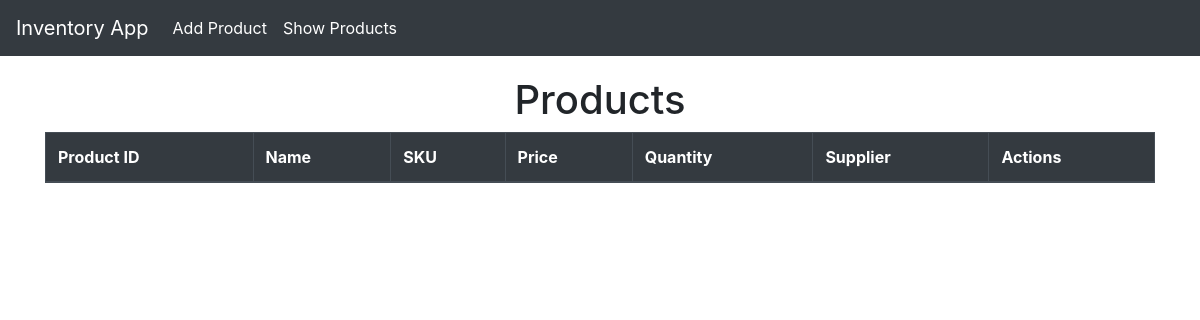
The page /list/ on the database as committed earlier.
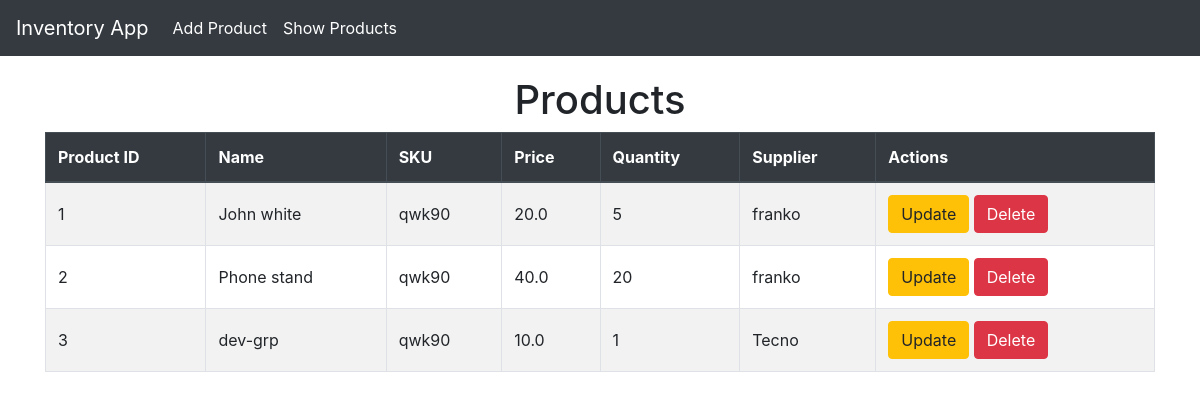
The same page on the database as committed later.
### inventory/models.py (models this page shows, shortened)
class Product(models.Model):
    name = models.CharField(max_length=100)
    description = models.CharField(max_length=100)
    sku = models.CharField(max_length=100)
    price = models.FloatField()
    quantity = models.IntegerField()
    supplier = models.CharField(max_length=100)

### inventory/views.py (the view)
# urls.py: path('list/', views.ProductListView, name='product-list'),
def ProductListView(request):
    products = Product.objects.all()
    context = {'products':products}
    return render(request, 'inventory/product-list.html', context)

### inventory/templates/inventory/product-list.html (shortened to what this page needs)
{% extends 'Inventory/layout.html' %}
{% block content %}
    <h1 class="text-center">Products</h1>
    <table class="table table-bordered table-striped ">
        <thead class="thead-dark">
            <tr>
                <th>Product ID</th>
                <th>Name</th>
                <th>SKU</th>
                <th>Price</th>
                <th>Quantity</th>
                <th>Supplier</th>
                <th>Actions</th>
            </tr>
        </thead>
        <tbody>
            {% for product in products %}
            <tr>
                <td>{{ product.id }} </td>
                <td>{{ product.name }} </td>
                <td>{{ product.sku }} </td>
                <td>{{ product.price }} </td>
                <td>{{ product.quantity }} </td>
                <td>{{ product.supplier }} </td>
                <td>
                    <a href="{% url 'product-update' product.id %}" class="btn btn-warning" >Update</a>
                    <a href="{% url 'product-delete' product.id %}" class="btn btn-danger" >Delete</a>
                </td>
            </tr>
            {% endfor %}
        </tbody>
    </table>
{% endblock %}

### inventory/templates/inventory/layout.html (shortened to what this page needs)
<!DOCTYPE html>
<html lang="en">
<head>
    <link href="https://cdn.jsdelivr.net/npm/bootstrap@4.5.2/dist/css/bootstrap.min.css" rel="stylesheet">
</head>
<body>
    <nav class="navbar navbar-expand-lg navbar-dark fixed-top">
        <a class="navbar-brand" href="{% url 'home' %}">Inventory App</a>
        <div class="collapse navbar-collapse" id="navbarNav">
            <ul class="navbar-nav">
                <li class="nav-item">
                    <a class="nav-link" href="{% url 'product-form' %}">Add Product</a>
                </li>
                <li class="nav-item">
                    <a class="nav-link" href="{% url 'product-list' %}">Show Products</a>
                </li>
            </ul>
        </div>
    </nav>
    <div class="container">
        {% block content %}{% endblock  %}
    </div>
</body>
</html>

### inventory/templates/inventory/layout.html (style rules this page uses)
body { padding-top: 56px; }
.navbar { background-color: #343a40; }
.navbar-brand, .nav-link { color: #fff !important; }
.container { margin-top: 20px; }
.table th, .table td { vertical-align: middle; }

Rows that differ between the two databases and show on the page:
added Product: id "1", name "John white", sku "qwk90", price "20.0", quantity "5", supplier "franko"
added Product: id "2", name "Phone stand", sku "qwk90", price "40.0", quantity "20", supplier "franko"
added Product: id "3", name "dev-grp", sku "qwk90", price "10.0", quantity "1", supplier "Tecno"
